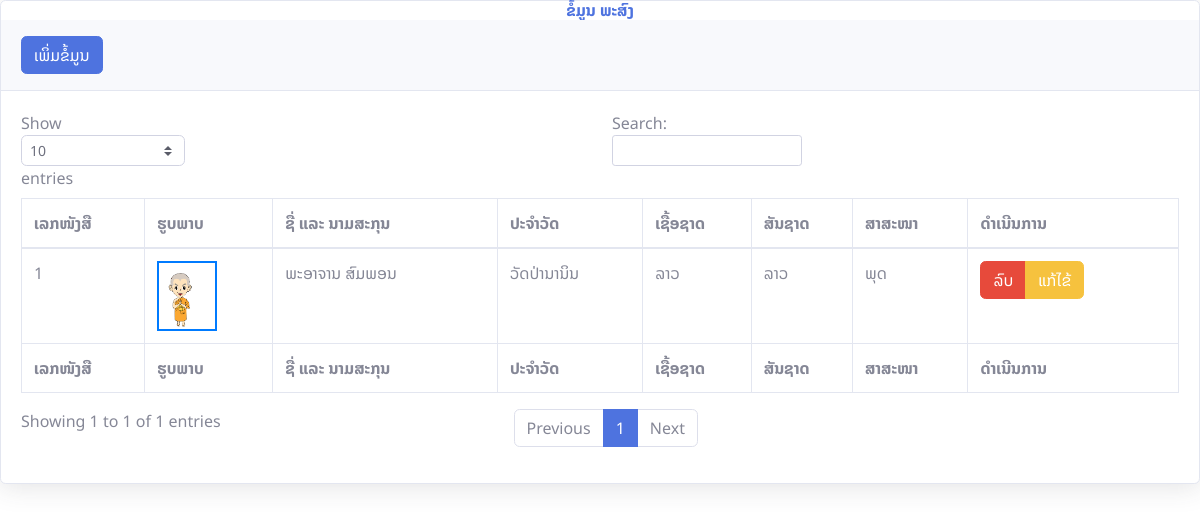
Page /page/monk/select_monk.php (signed in) on the earlier database version.
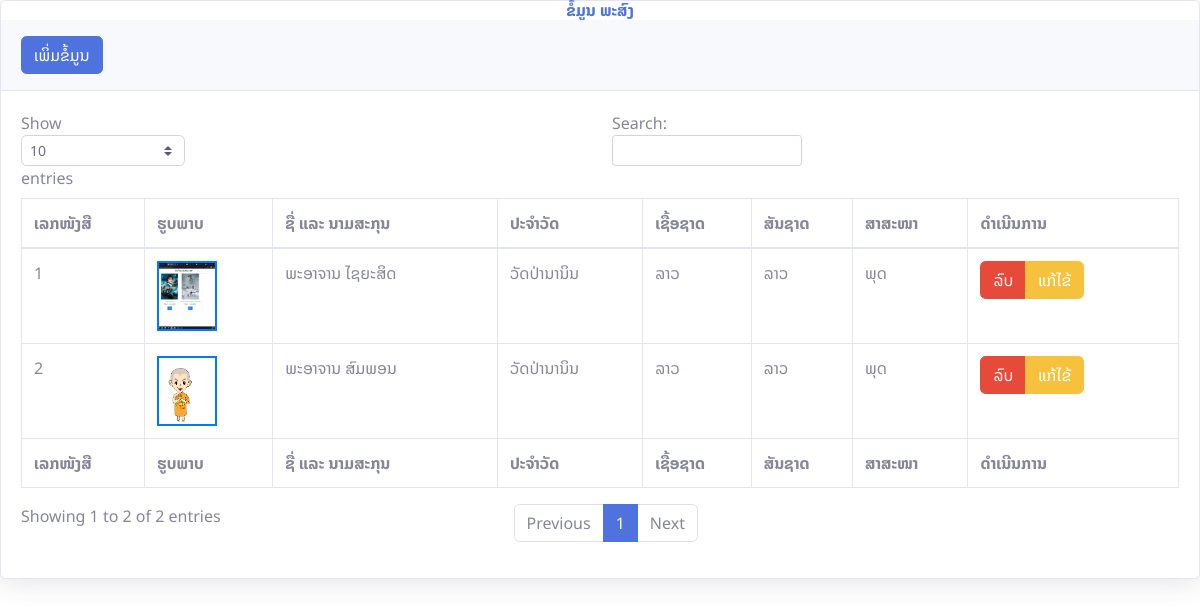
Same page on the later database version.
### tables this page shows
CREATE TABLE `monk` (
  `mo_id` int(100) NOT NULL,
  `mo_img` varchar(255) NOT NULL,
  `mo_fname` varchar(255) NOT NULL,
  `mo_lname` varchar(255) NOT NULL,
  `mo_oname` varchar(255) NOT NULL,
  `mo_sol` varchar(255) NOT NULL,
  `mo_soso` varchar(100) NOT NULL,
  `mo_sll` varchar(100) NOT NULL
);

### page/monk/select_monk.php (the view, shortened to what this page needs)
<?php
require '../../db/connect.php';
$sql = "SELECT * FROM monk ORDER BY mo_id DESC";
$query = mysqli_query($conn, $sql);
?>
<!DOCTYPE html>
<html lang="en">
<head>
    <link href="../../vendor/fontawesome-free/css/all.min.css" rel="stylesheet" type="text/css" />
    <link href="../../css/sb-admin-2.min.css" rel="stylesheet" />
</head>
<body id="page-top">
    <div class="my-auto">
        <div class="card shadow mb-4">
            <h6 class="m-0 font-weight-bold w-100 text-center fs-4 text-primary">ຂໍ້ມູນ ພະສົງ</h6>
            <div class="card-header py-3">
                <a href="form_monk.php" class="btn btn-primary ">ເພິ່ມຂໍ້ມູນ</a>
            </div>
            <div class="card-body">
                <div class="table-responsive">
                    <table class="table table-bordered" id="dataTable" width="100%" cellspacing="0">
                        <thead>
                            <tr>
                                <th>ເລກໜັງສື</th>
                                <th>ຮູບພາບ</th>
                                <th>ຊື່ ແລະ ນາມສະກຸນ</th>
                                <th>ປະຈຳວັດ</th>
                                <th>ເຊື້ອຊາດ</th>
                                <th>ສັນຊາດ</th>
                                <th>ສາສະໜາ</th>
                                <th>ດຳເນີນການ</th>
                            </tr>
                        </thead>
                        <tfoot>
                            <tr>
                                <th>ເລກໜັງສື</th>
                                <th>ຮູບພາບ</th>
                                <th>ຊື່ ແລະ ນາມສະກຸນ</th>
                                <th>ປະຈຳວັດ</th>
                                <th>ເຊື້ອຊາດ</th>
                                <th>ສັນຊາດ</th>
                                <th>ສາສະໜາ</th>
                                <th>ດຳເນີນການ</th>
                            </tr>
                        </tfoot>
                        <tbody>
                            <?php
                            $number = 1;
                            while ($row = mysqli_fetch_assoc($query)) { ?>
                            <tr>
                                <td>
                                    <?php echo $number++ ?>
                                </td>
                                <td>
                                    <img class="img-profile img" src="../../img/<?php echo $row['mo_img'] ?>"
                                        alt="user">
                                </td>
                                <td>
                                    <?php echo $row['mo_fname'] . " " . $row['mo_lname'] ?>
                                </td>
                                <td>
                                    <?php echo $row['mo_oname'] ?>
                                </td>
                                <td>
                                    <?php echo $row['mo_sol'] ?>
                                </td>
                                <td>
                                    <?php echo $row['mo_soso'] ?>
                                </td>
                                <td>
                                    <?php echo $row['mo_sll'] ?>
                                </td>
                                <td>
                                    <div class="btn-group" role="group" aria-label="Basic mixed styles example">
                                        <button type="button" class="btn btn-danger delete"
                                            id="<?php echo $row['mo_id'] ?>">ລົບ</button>
                                        <a class="btn btn-warning"
                                            href="select_update_monk.php?select_id=<?php echo $row['mo_id'] ?>">ແກ້ໄຂ້</a>
                                    </div>
                                </td>
                            </tr>
                            <?php } ?>
                        </tbody>
                    </table>
                </div>
            </div>
        </div>
    </div>
</body>
</html>

### page/monk/select_monk.php (style rules this page uses)
body { font-family: "NotoSansLao", sans-serif; }
.img { width: 60px; height: 70px; object-fit: cover; border: 2px solid #007bff; }

Differences in the rows shown:
added monk: mo_img (picture), mo_fname "ພະອາຈານ", mo_lname "ໄຊຍະສິດ", mo_oname "ວັດປ່ານານິນ", mo_sol "ລາວ", mo_soso "ລາວ", mo_sll "ພຸດ"
Other differences:
text written by a page script: "Show entries Search: Showing 1 to 1 of 1 entries Previous 1 Next" → "Show entries Search: Showing 1 to 2 of 2 entries Previous 1 Next"
